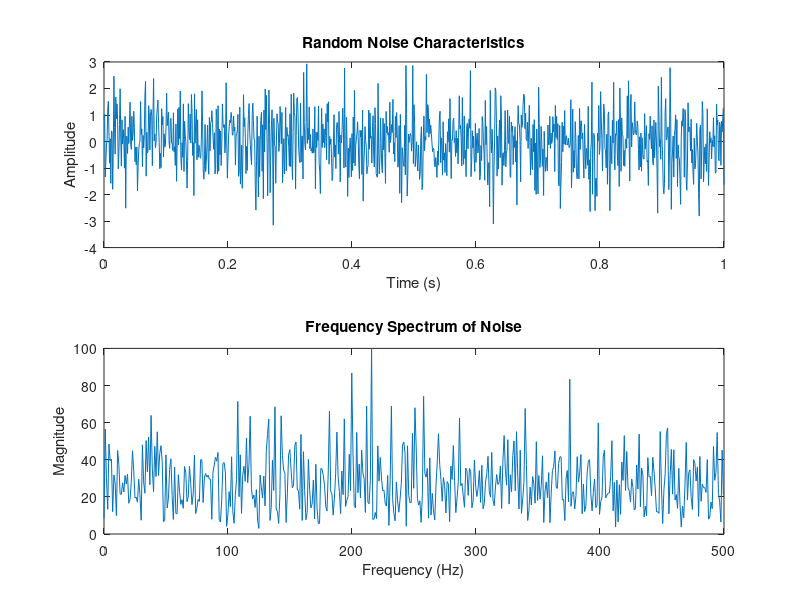
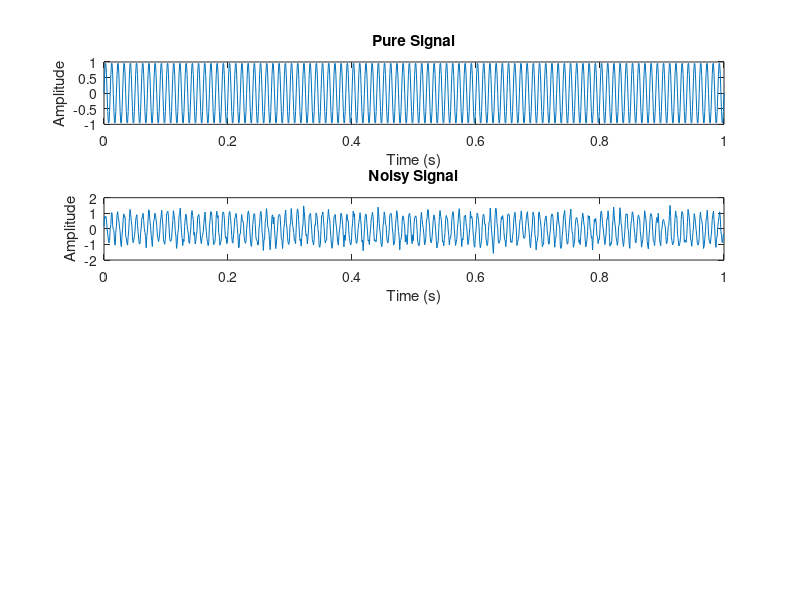

MATLAB code to generate these figures, in order: (Note: this script raises an error after producing the figures.)
% Task A: Simulate noise removal from simple signals

% Parameters
Fs = 1000;            % Sampling frequency
t = 0:1/Fs:1;        % Time vector (1 second)
f = 100;             % Frequency of the sinusoidal signal
pure_signal = sin(2*pi*f*t); % Pure sinusoidal signal

% Generate random noise
noise = randn(size(t)); % Generate random noise

% Create noisy signal
noisy_signal = pure_signal + 0.2 * noise; % Add noise to the pure signal

% Analyze noise characteristics
N = length(noise); % Define N here for noise characteristics
freq_indices = 1:floor(N/2)+1; % Use floor to ensure integer indexing

% Analyze noise characteristics
figure;
subplot(2,1,1);
plot(t, noise);
title('Random Noise Characteristics');
xlabel('Time (s)');
ylabel('Amplitude');


% Plot frequency spectrum of noise
f_noise = Fs*(0:(N/2))/N; % Frequency vector for noise
Y_noise = fft(noise); % FFT of noise
subplot(2,1,2);
plot(f_noise, abs(Y_noise(freq_indices)));
title('Frequency Spectrum of Noise');
xlabel('Frequency (Hz)');
ylabel('Magnitude');

% Plot original and noisy signals
figure;
subplot(4,1,1); % Corrected subplot indices
plot(t, pure_signal);
title('Pure Signal');
xlabel('Time (s)');
ylabel('Amplitude');

subplot(4,1,2); % Corrected subplot indices
plot(t, noisy_signal);
title('Noisy Signal');
xlabel('Time (s)');
ylabel('Amplitude');


% Design Filters (Corrected High-Pass)
lpFilt = designfilt('lowpassfir', 'PassbandFrequency', 120, ...
                     'StopbandFrequency', 180, 'PassbandRipple', 0.5, ...
                     'StopbandAttenuation', 80, 'SampleRate', Fs);
bpFilt = designfilt('bandpassfir', 'PassbandFrequency1', 90, ...
                     'PassbandFrequency2', 110, 'StopbandFrequency1', 70, ...
                     'StopbandFrequency2', 130, 'PassbandRipple', 0.5, ...
                     'SampleRate', Fs);
hpFilt = designfilt('highpassfir', 'PassbandFrequency', 180, ...
                     'StopbandFrequency', 120, 'PassbandRipple', 0.5, ...
                     'StopbandAttenuation', 80, 'SampleRate', Fs);


% Apply Filters
filtered_lp = filter(lpFilt, noisy_signal); % Low-pass filtered signal
filtered_bp = filter(bpFilt, noisy_signal); % Band-pass filtered signal
filtered_hp = filter(hpFilt, noisy_signal); % High-pass filtered signal

% Plot filtered signals
subplot(4,1,3); % Corrected subplot indices
hold on;
plot(t, filtered_lp, 'r');
plot(t, filtered_bp, 'g');
plot(t, filtered_hp, 'b');
title('Filtered Signals');
xlabel('Time (s)');
ylabel('Amplitude');
legend('Low-Pass', 'Band-Pass', 'High-Pass');
hold off;

subplot(4,1,4); % Corrected subplot indices
hold on;
plot(t, pure_signal, 'k');
plot(t, filtered_lp, 'r');
plot(t, filtered_bp, 'g');
plot(t, filtered_hp, 'b');
title('Comparison of Original and Filtered Signals');
xlabel('Time (s)');
ylabel('Amplitude');
legend('Original', 'Low-Pass', 'Band-Pass', 'High-Pass');
hold off;

% Calculate SNR (Corrected Calculation)
snr_lp = 10 * log10(mean(noisy_signal.^2) / mean((noisy_signal - filtered_lp).^2));
snr_bp = 10 * log10(mean(noisy_signal.^2) / mean((noisy_signal - filtered_bp).^2));
snr_hp = 10 * log10(mean(noisy_signal.^2) / mean((noisy_signal - filtered_hp).^2));

% Display SNR values
figure; % Create a new figure for the bar chart
bar([snr_lp, snr_bp, snr_hp]);
xticks([1, 2, 3]);
xticklabels({'Low-Pass', 'Band-Pass', 'High-Pass'});
title('Signal-to-Noise Ratio (SNR)');
xlabel('Filter Type');
ylabel('SNR (dB)');

% Frequency domain analysis of original, noisy, and filtered signals
N = length(pure_signal);
f_filtered = Fs*(0:(N/2))/N; % Frequency vector for filtered signals

Y_puresignal = fft(pure_signal);% FFT of pure signal
Y_noisysignal= fft(noisy_signal);% FFT of noisy signal
Y_lp = fft(filtered_lp); % FFT of low-pass filtered signal
Y_bp = fft(filtered_bp); % FFT of band-pass filtered signal
Y_hp = fft(filtered_hp); % FFT of high-pass filtered signal

% Plot frequency spectrum of filtered signals
figure;
subplot(5,1,1);
plot(f_filtered, abs(Y_puresignal(freq_indices)));
title('Frequency Spectrum of Pure Signal');
xlabel('Frequency (Hz)');
ylabel('Magnitude');

subplot(5,1,2);
plot(f_filtered, abs(Y_noisysignal(freq_indices)));
title('Frequency Spectrum of Noisy Signal');
xlabel('Frequency (Hz)');
ylabel('Magnitude');

subplot(5,1,3);
plot(f_filtered, abs(Y_lp(freq_indices)));
title('Frequency Spectrum of Low-Pass Filtered Signal');
xlabel('Frequency (Hz)');
ylabel('Magnitude');

subplot(5,1,4);
plot(f_filtered, abs(Y_bp(freq_indices)));
title('Frequency Spectrum of Band-Pass Filtered Signal');
xlabel('Frequency (Hz)');
ylabel('Magnitude');

subplot(5,1,5);
plot(f_filtered, abs(Y_hp(freq_indices)));
title('Frequency Spectrum of High-Pass Filtered Signal');
xlabel('Frequency (Hz)');
ylabel('Magnitude');